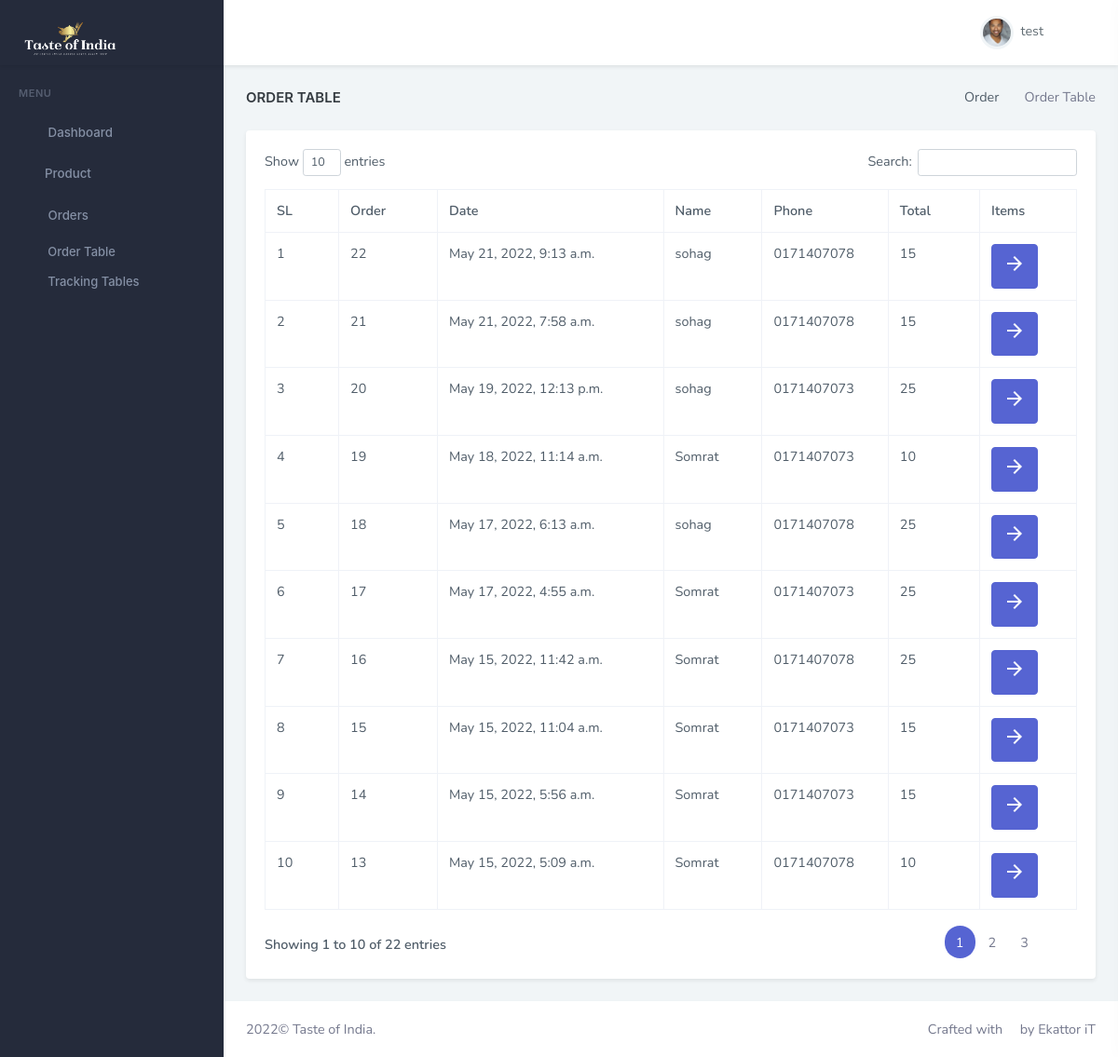
The app's page /order-table (signed in) with its own data.
### dashboard/models.py (models this page shows)
class Orders(models.Model):
    order_id = models.AutoField(primary_key=True)
    items_json = models.CharField(max_length=5000)
    userId = models.IntegerField(default=0)
    amount = models.IntegerField(default=0)
    name = models.CharField(max_length=90)
    email = models.CharField(max_length=111)
    address = models.CharField(max_length=111, null=True, blank=True)
    city = models.CharField(max_length=111, null=True, blank=True)
    state = models.CharField(max_length=111, null=True, blank=True)
    zip_code = models.CharField(max_length=111, null=True, blank=True)
    phone = models.CharField(max_length=111, default="")
    timestamp = models.DateTimeField(default=timezone.now)

### dashboard/views.py (the view)
# urls.py: path('order-table', views.OrderListView.as_view(), name="order-table"),  # order list
class OrderListView(LoginRequiredMixin, ListView, ):
    login_url = 'admin-login'
    model = Orders  # Model I want to Covert to List
    template_name = 'menu/order-table.html'  # Template Name
    context_object_name = 'order'  # Change default name of objectList
    ordering = ['-timestamp', '-order_id']  # Ordering post LIFO
    def get_context_data(self, **kwargs):
        context = super().get_context_data(**kwargs)
        context["title"] = "Order Table"
        context["pageview"] = "Order"
        return context

### templates/menu/order-table.html (shortened to what this page needs)
{% extends 'partials/base.html' %}
{% load static %}
{% block extra_css %}
        <link href="{% static 'libs/datatables.net-bs4/css/dataTables.bootstrap4.min.css' %}" rel="stylesheet" type="text/css" />
        <link href="{% static 'libs/datatables.net-buttons-bs4/css/buttons.bootstrap4.min.css' %}" rel="stylesheet" type="text/css" />
        <link href="{% static 'libs/datatables.net-select-bs4/css//select.bootstrap4.min.css' %}" rel="stylesheet" type="text/css" />
        <link href="{% static 'libs/datatables.net-responsive-bs4/css/responsive.bootstrap4.min.css' %}" rel="stylesheet" type="text/css" />
{% endblock extra_css %}
{% block content %}
                        <div class="row">
                            <div class="col-12">
                                <div class="card">
                                    <div class="card-body">
                                        <div class="col-sm-6 col-md-4 col-xl-3">
                                            </div>
                                        <table id="datatable" class="table table-bordered dt-responsive nowrap" style="border-collapse: collapse; border-spacing: 0; width: 100%;">
                                            <thead>
                                            <tr>
                                                <th>SL</th>
                                                <th>Order</th>
                                                <th>Date</th>
                                                <th>Name</th>
                                                <th>Phone</th>
                                                <th>Total</th>
                                                <th>Items</th>
                                            </tr>
                                            </thead>
                                            <tbody>
                                            {% for item in order %}
                                            <tr>
                                                <td>{{ forloop.counter}}</td>
                                                <td>{{ item.order_id }}</td>
                                                <td>{{ item.timestamp }}</td>
                                                <td>{{ item.name }}</td>
                                                <td>{{ item.phone }}</td>
                                                <td>{{ item.amount }}</td>
                                                <td><button type="button" id="click{{item.order_id}}" class="btn btn-primary waves-effect waves-light" data-bs-toggle="modal" data-bs-target=".bs-example-modal-lg">
                                                                <i class="material-icons">&#xE5C8;</i></button></td>
                                            </tr>
                                            {% endfor %}
                                            </tbody>
                                        </table>
                                    </div>
                                </div>
                            </div>
                        </div>
{% endblock content %}

### templates/partials/header.html (shortened to what this page needs)
{% load static %}
{% block header %}
		<header id="page-topbar">
			<div class="navbar-header">
				<div class="d-flex">
					<div class="navbar-brand-box">
						<a href="{% url 'dashboard' %}" class="logo logo-light">
							<span class="logo-lg">
                                    <img src="{% static 'web/img/logo/White-logo-no-background.png' %}" alt="logo-light" height="50">
                                </span>
						</a>
					</div>
					<button type="button" class="btn btn-sm px-3 font-size-24 header-item waves-effect" id="vertical-menu-btn"> <i class="ri-menu-2-line align-middle"></i>
					</button>
				</div>
				<div class="d-flex">
					<div class="dropdown d-inline-block user-dropdown">
						<button type="button" class="btn header-item waves-effect" id="page-header-user-dropdown" data-bs-toggle="dropdown" aria-haspopup="true" aria-expanded="false">
							<img class="rounded-circle header-profile-user" src="{% static 'images/users/avatar-2.jpg' %}" alt="Header Avatar"> <span class="d-none d-xl-inline-block ms-1">{{user.username}}</span>
							<i class="mdi mdi-chevron-down d-none d-xl-inline-block"></i>
						</button>
					</div>
					<div class="dropdown d-inline-block">
						<button type="button" class="btn header-item noti-icon right-bar-toggle waves-effect"> <i class="ri-settings-2-line"></i>
						</button>
					</div>
				</div>
			</div>
		</header>
{% endblock header %}

### records on screen
Orders: order_id "22", timestamp "May 21, 2022, 9:13 a.m.", name "sohag", phone "0171407078", amount "15"
Orders: order_id "21", timestamp "May 21, 2022, 7:58 a.m.", name "sohag", phone "0171407078", amount "15"
Orders: order_id "20", timestamp "May 19, 2022, 12:13 p.m.", name "sohag", phone "0171407073", amount "25"
Orders: order_id "19", timestamp "May 18, 2022, 11:14 a.m.", name "Somrat", phone "0171407073", amount "10"
Orders: order_id "18", timestamp "May 17, 2022, 6:13 a.m.", name "sohag", phone "0171407078", amount "25"
Orders: order_id "17", timestamp "May 17, 2022, 4:55 a.m.", name "Somrat", phone "0171407073", amount "25"
Orders: order_id "16", timestamp "May 15, 2022, 11:42 a.m.", name "Somrat", phone "0171407078", amount "25"
Orders: order_id "15", timestamp "May 15, 2022, 11:04 a.m.", name "Somrat", phone "0171407073", amount "15"
Orders: order_id "14", timestamp "May 15, 2022, 5:56 a.m.", name "Somrat", phone "0171407073", amount "15"
Orders: order_id "13", timestamp "May 15, 2022, 5:09 a.m.", name "Somrat", phone "0171407078", amount "10"

### other values on screen
{{ user.username }} "test"
{{ title }} "ORDER TABLE"
{{ pageview }} "Order"
{{ title }} "Order Table"
